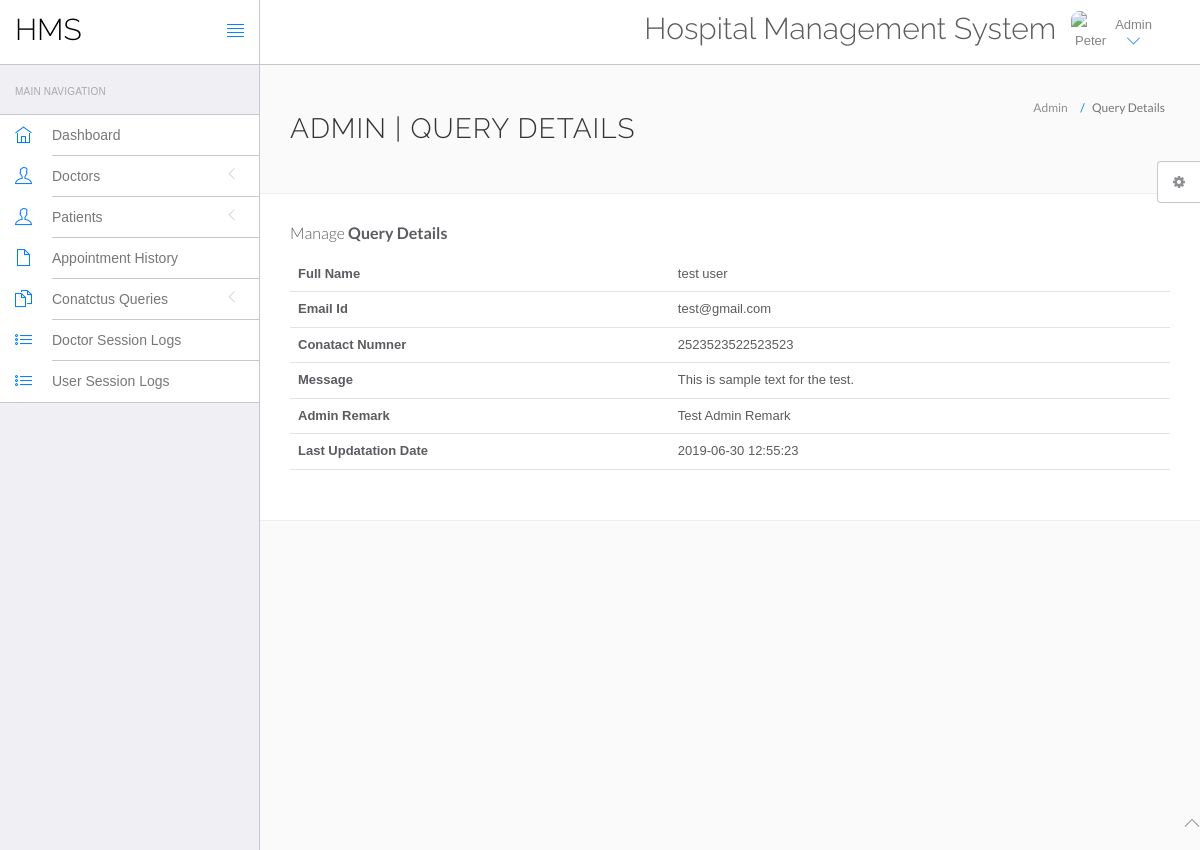
Screenshot of /Hospital/hms-01/admin/query-details.php?id=1 (signed in) with the database file from the repository.
### tables this page shows
CREATE TABLE `tblcontactus` (
  `id` int(11) NOT NULL,
  `fullname` varchar(255) DEFAULT NULL,
  `email` varchar(255) DEFAULT NULL,
  `contactno` bigint(12) DEFAULT NULL,
  `message` mediumtext DEFAULT NULL,
  `PostingDate` timestamp NULL DEFAULT current_timestamp(),
  `AdminRemark` mediumtext DEFAULT NULL,
  `LastupdationDate` timestamp NULL DEFAULT NULL ON UPDATE current_timestamp(),
  `IsRead` int(11) DEFAULT NULL
);

### Hospital/hms-01/admin/query-details.php (the view, shortened to what this page needs)
<?php
include('include/config.php');
?>
<!DOCTYPE html>
<html lang="en">
	<head>
		<link rel="stylesheet" href="vendor/bootstrap/css/bootstrap.min.css">
		<link rel="stylesheet" href="vendor/fontawesome/css/font-awesome.min.css">
		<link rel="stylesheet" href="vendor/themify-icons/themify-icons.min.css">
		<link href="vendor/animate.css/animate.min.css" rel="stylesheet" media="screen">
		<link href="vendor/perfect-scrollbar/perfect-scrollbar.min.css" rel="stylesheet" media="screen">
		<link href="vendor/switchery/switchery.min.css" rel="stylesheet" media="screen">
		<link href="vendor/bootstrap-touchspin/jquery.bootstrap-touchspin.min.css" rel="stylesheet" media="screen">
		<link href="vendor/select2/select2.min.css" rel="stylesheet" media="screen">
		<link href="vendor/bootstrap-datepicker/bootstrap-datepicker3.standalone.min.css" rel="stylesheet" media="screen">
		<link href="vendor/bootstrap-timepicker/bootstrap-timepicker.min.css" rel="stylesheet" media="screen">
		<link rel="stylesheet" href="assets/css/styles.css">
		<link rel="stylesheet" href="assets/css/plugins.css">
		<link rel="stylesheet" href="assets/css/themes/theme-1.css" id="skin_color" />
	</head>
	<body>
		<div id="app">
<?php include('include/sidebar.php');?>
			<div class="app-content">
						<?php include('include/header.php');?>
				<div class="main-content" >
					<div class="wrap-content container" id="container">
						<section id="page-title">
							<div class="row">
								<div class="col-sm-8">
									<h1 class="mainTitle">Admin | Query Details</h1>
																	</div>
								<ol class="breadcrumb">
									<li>
										<span>Admin</span>
									</li>
									<li class="active">
										<span>Query Details</span>
									</li>
								</ol>
							</div>
						</section>
						<div class="container-fluid container-fullw bg-white">
									<div class="row">
								<div class="col-md-12">
									<h5 class="over-title margin-bottom-15">Manage <span class="text-bold">Query Details</span></h5>
									<table class="table table-hover" id="sample-table-1">
										<tbody>
<?php
$qid=intval($_GET['id']);
$sql=mysqli_query($con,"select * from tblcontactus where id='$qid'");
while($row=mysqli_fetch_array($sql))
{
?>
											<tr>
												<th>Full Name</th>
												<td><?php echo $row['fullname'];?></td>
											</tr>
											<tr>
												<th>Email Id</th>
												<td><?php echo $row['email'];?></td>
											</tr>
											<tr>
												<th>Conatact Numner</th>
												<td><?php echo $row['contactno'];?></td>
											</tr>
											<tr>
												<th>Message</th>
												<td><?php echo $row['message'];?></td>
												</tr>
<?php if($row['AdminRemark']==""){?>
<form name="query" method="post">
	<tr>
												<th>Admin Remark</th>
												<td><textarea name="adminremark" class="form-control" required="true"></textarea></td>
												</tr>
												<tr>
													<td>&nbsp;</td>
													<td>
														<button type="submit" class="btn btn-primary pull-left" name="update">
		Update <i class="fa fa-arrow-circle-right"></i>
								</button>
													</td>
												</tr>
</form>
													<?php } else {?>
	<tr>
												<th>Admin Remark</th>
												<td><?php echo $row['AdminRemark'];?></td>
												</tr>
<tr>
												<th>Last Updatation Date</th>
												<td><?php echo $row['LastupdationDate'];?></td>
												</tr>
											<?php
											 }} ?>
										</tbody>
									</table>
								</div>
							</div>
								</div>
							</div>
						</div>
					</div>
				</div>
	<?php include('include/footer.php');?>
	<?php include('include/setting.php');?>
	</body>
</html>

### Hospital/hms-01/admin/assets/css/themes/theme-1.css (style rules this page uses)
body { background: #FAFAFA; }

### rows the page displays
tblcontactus: fullname "test user", email "test@gmail.com", contactno "2523523522523523", message "This is sample text for the test.", AdminRemark "Test Admin Remark", LastupdationDate "2019-06-30 12:55:23"
